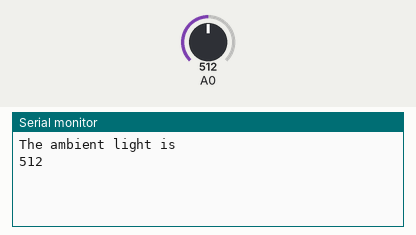
Bench run of a sketch on a simulated Arduino Uno, built with avr-gcc and run on an emulated ATmega328P. Shown: the last lines printed to the serial monitor. Inputs (shaded band) come from the test bench; at power-on: A0 = 512.

Above: at 1.2 s.
1.3 s: A0 set to 306
At 1.8 s:
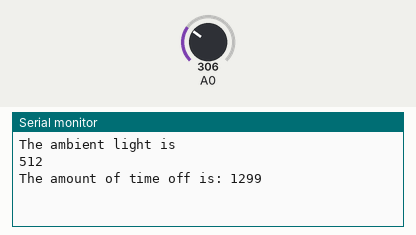
2.8 s: A0 set to 511
At 4.1 s:
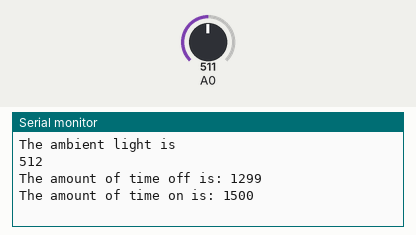

The sketch:

LEDMorseCodeReader.ino
```cpp
int threshold;
int photoResistor;
int timeOffStart;
int timeOffEnd;
int timeOnStart;
int timeOnEnd;
int timeBlink;
int timeSpace;
boolean on = false;
void setup() {
  Serial.begin(9600);
  photoResistor = analogRead(A0);
  Serial.println("The ambient light is ");
  Serial.println(photoResistor);
  threshold = photoResistor - 15;
}


void loop() {
  photoResistor = analogRead(A0);

  if (photoResistor < threshold && !on) { // If, the photoresistor reading is
    //lower than the threshold, meaning there is a light on it
    timeOffEnd = millis();
    timeOnStart = millis();
    timeSpace = timeOffEnd - timeOffStart;
    on = true;
    Serial.print("The amount of time off is: ");
    Serial.println(timeSpace);
  }


  else if (photoResistor >= threshold && on) { // if the photoresistor reading is
    //greater than the threshold
    timeOnEnd = millis();
    timeOffStart = millis();
    timeBlink = timeOnEnd - timeOnStart;
    timeOffStart = millis();
    on = false;
    Serial.print("The amount of time on is: ");
    Serial.println(timeBlink);
  }
}
/**
  if (secondsOff = 7 units)
  Serial.print(" ");
  else if (secondsOff = 3 units)
  move on to next letter;
  **/
```

Measured:
- after the input at 1.3 s, the serial monitor: prints a new line at once (image 1)
- after the input at 2.8 s, the serial monitor: prints a new line at once (image 2)
